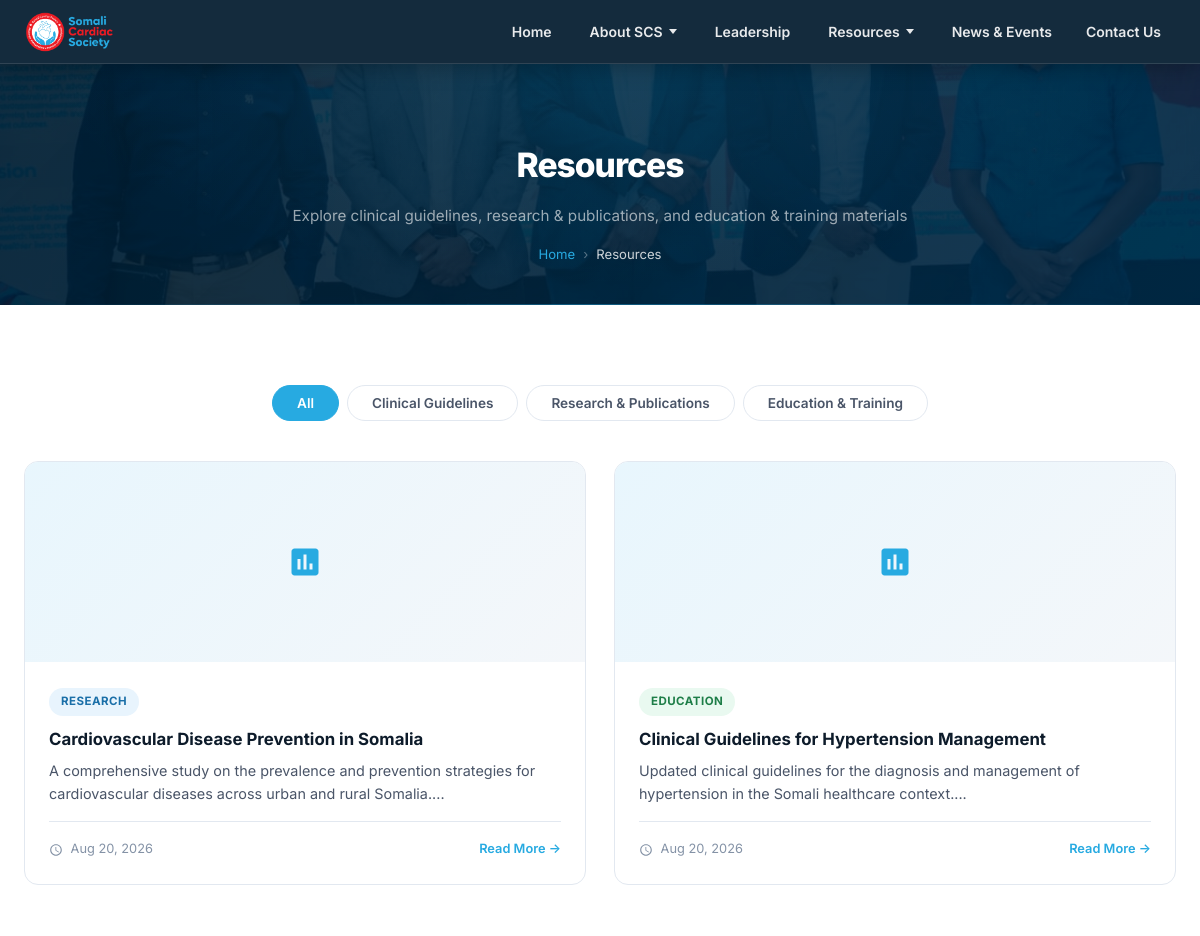
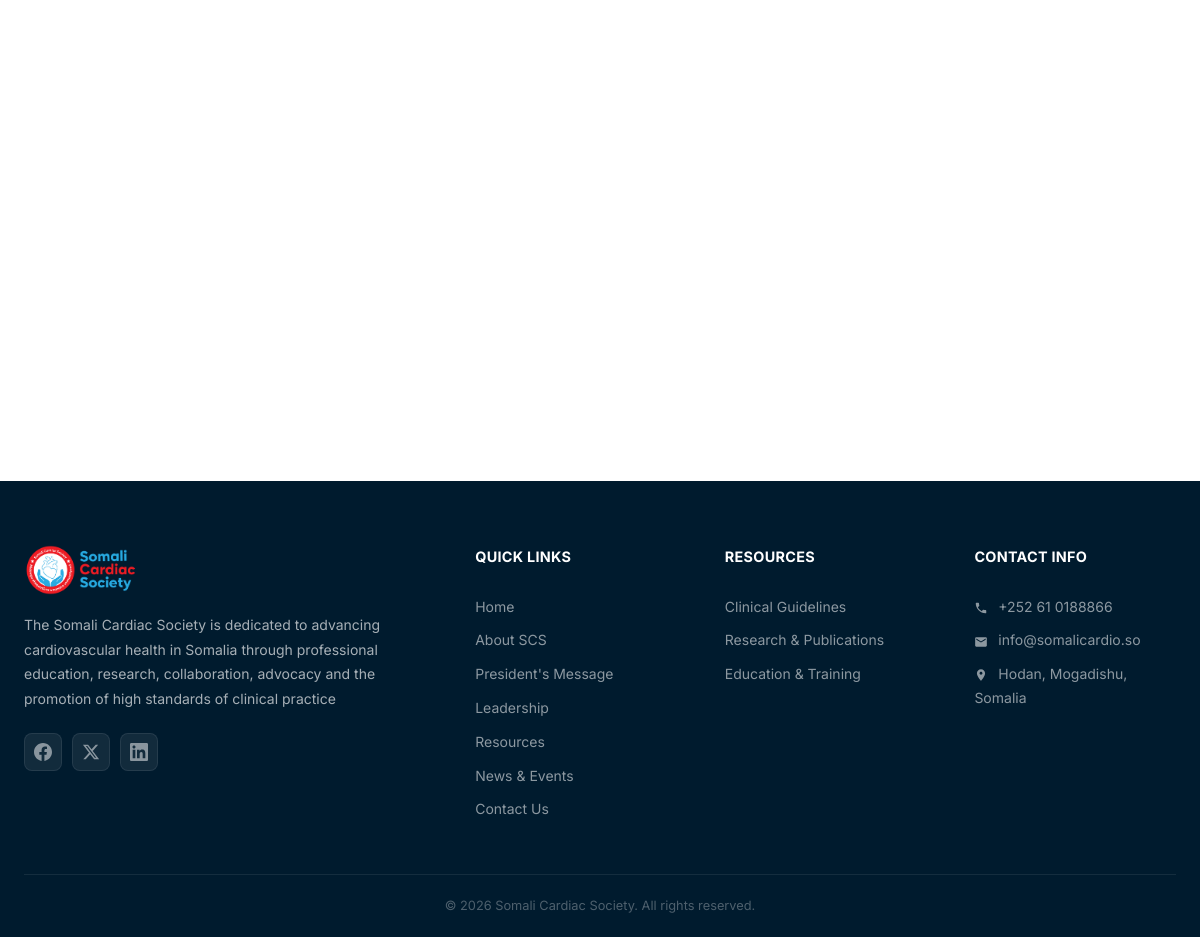
The app's page /resources.php with its own data (2 pictures, top to bottom).
### tables this page shows
CREATE TABLE IF NOT EXISTS `content` (
    `id` INT AUTO_INCREMENT PRIMARY KEY,
    `title` VARCHAR(255) NOT NULL,
    `slug` VARCHAR(255) NOT NULL UNIQUE,
    `category` VARCHAR(50) NOT NULL,
    `summary` TEXT DEFAULT NULL,
    `body` TEXT DEFAULT NULL,
    `feature_image` VARCHAR(255) DEFAULT NULL,
    `event_date` DATE DEFAULT NULL,
    `author` VARCHAR(100) DEFAULT NULL,
    `is_published` TINYINT(1) NOT NULL DEFAULT 0,
    `created_at` TIMESTAMP DEFAULT CURRENT_TIMESTAMP,
    `updated_at` TIMESTAMP DEFAULT CURRENT_TIMESTAMP ON UPDATE CURRENT_TIMESTAMP,
    INDEX `idx_category` (`category`),
    INDEX `idx_published` (`is_published`),
    INDEX `idx_slug` (`slug`),
    INDEX `idx_event_date` (`event_date`)
);

### config/auth.php (called while the page is built, shortened)
<?php
function e(string|null $string): string {
    return htmlspecialchars($string ?? '', ENT_QUOTES, 'UTF-8');
}

### resources.php (the view, shortened to what this page needs)
<?php
require_once __DIR__ . '/config/auth.php';
$category = isset($_GET['category']) ? trim($_GET['category']) : null;
$slug = isset($_GET['slug']) ? trim($_GET['slug']) : null;
try {
    $db = getDB();
    if ($slug) {
        $stmt = $db->prepare("SELECT * FROM content WHERE slug = :slug AND is_published = 1 LIMIT 1");
        $stmt->execute([':slug' => $slug]);
        $article = $stmt->fetch();
        if (!$article) {
            header('Location: resources.php');
            exit;
        }
        $pageTitle = $article['title'];
    } else {
        $stmt = $db->query("SELECT * FROM content WHERE is_published = 1 AND category NOT IN ('news', 'events') ORDER BY created_at DESC");
        $allContent = $stmt->fetchAll();
    }
} catch (Exception $ex) {
    $allContent = [];
    $article = null;
}
include __DIR__ . '/includes/header.php';
?>
<?php if (isset($article) && $article): ?>
<div class="page-header">
    <div class="container">
        <h1 style="font-size:1.8rem;max-width:700px;margin:0 auto;"><?php echo e($article['title']); ?></h1>
        <div class="breadcrumb">
            <a href="index.php">Home</a>
            <span>›</span>
            <a href="resources.php">Resources</a>
            <span>›</span>
            <span style="color:rgba(255,255,255,0.8);"><?php echo e(ucfirst($article['category'])); ?></span>
        </div>
    </div>
</div>
<section class="section">
    <div class="container">
        <div class="content-detail fade-in">
            <?php if ($article['feature_image']): ?>
                <img src="<?php echo UPLOADS_URL . '/' . e($article['feature_image']); ?>" alt="<?php echo e($article['title']); ?>" class="feature-img">
            <?php endif; ?>
            <div class="meta">
                <span class="card-badge badge-<?php echo e($article['category']); ?>"><?php echo e(ucfirst($article['category'])); ?></span>
                <span>
                    <svg width="14" height="14" fill="currentColor" viewBox="0 0 24 24" style="vertical-align:middle;margin-right:4px;"><path d="M11.99 2C6.47 2 2 6.48 2 12s4.47 10 9.99 10C17.52 22 22 17.52 22 12S17.52 2 11.99 2zM12 20c-4.42 0-8-3.58-8-8s3.58-8 8-8 8 3.58 8 8-3.58 8-8 8zm.5-13H11v6l5.25 3.15.75-1.23-4.5-2.67z"/></svg>
                    <?php echo date('F d, Y', strtotime($article['created_at'])); ?>
                </span>
                <?php if ($article['author']): ?>
                <span>
                    <svg width="14" height="14" fill="currentColor" viewBox="0 0 24 24" style="vertical-align:middle;margin-right:4px;"><path d="M12 12c2.21 0 4-1.79 4-4s-1.79-4-4-4-4 1.79-4 4 1.79 4 4 4zm0 2c-2.67 0-8 1.34-8 4v2h16v-2c0-2.66-5.33-4-8-4z"/></svg>
                    <?php echo e($article['author']); ?>
                </span>
                <?php endif; ?>
            </div>
            <div class="body">
                <?php echo nl2br(e($article['body'])); ?>
            </div>
            <div style="margin-top:40px;padding-top:24px;border-top:1px solid var(--border-color);">
                <a href="resources.php" class="btn btn-outline">← Back to Resources</a>
            </div>
        </div>
    </div>
</section>
<?php else: ?>
<div class="page-header" style="background: linear-gradient(135deg, rgba(0,27,46,0.9), rgba(0,40,69,0.92)), url('<?php echo SITE_URL; ?>/images/profile.jpeg') center/cover no-repeat;">
    <div class="container">
        <h1>Resources</h1>
        <p>Explore clinical guidelines, research & publications, and education & training materials</p>
        <div class="breadcrumb">
            <a href="index.php">Home</a>
            <span>›</span>
            <span style="color:rgba(255,255,255,0.8);">Resources</span>
        </div>
    </div>
</div>
<section class="section">
    <div class="container">
        <div class="filter-tabs fade-in">
            <button class="filter-tab <?php echo (!$category || $category === 'all') ? 'active' : ''; ?>" data-filter="all">All</button>
            <button class="filter-tab <?php echo ($category === 'guidelines') ? 'active' : ''; ?>" data-filter="guidelines">Clinical Guidelines</button>
            <button class="filter-tab <?php echo ($category === 'research') ? 'active' : ''; ?>" data-filter="research">Research &amp; Publications</button>
            <button class="filter-tab <?php echo ($category === 'education') ? 'active' : ''; ?>" data-filter="education">Education &amp; Training</button>
        </div>
        <?php if (!empty($allContent)): ?>
        <div class="content-grid" style="grid-template-columns: repeat(2, 1fr);">
            <?php foreach ($allContent as $item): ?>
            <div class="card fade-in" data-category="<?php echo e($item['category']); ?>" style="transition: opacity 0.3s, transform 0.3s;">
                <?php if ($item['feature_image']): ?>
                    <img src="<?php echo UPLOADS_URL . '/' . e($item['feature_image']); ?>" alt="<?php echo e($item['title']); ?>" class="card-image">
                <?php else: ?>
                    <div class="card-image" style="display:flex;align-items:center;justify-content:center;background:linear-gradient(135deg,var(--primary-blue-light),var(--bg-gray));">
                        <svg width="36" height="36" fill="var(--primary-blue)" viewBox="0 0 24 24"><path d="M19 3H5c-1.1 0-2 .9-2 2v14c0 1.1.9 2 2 2h14c1.1 0 2-.9 2-2V5c0-1.1-.9-2-2-2zM9 17H7v-7h2v7zm4 0h-2V7h2v10zm4 0h-2v-4h2v4z"/></svg>
                    </div>
                <?php endif; ?>
                <div class="card-body">
                    <span class="card-badge badge-<?php echo e($item['category']); ?>"><?php echo e(ucfirst($item['category'])); ?></span>
                    <h3 class="card-title"><?php echo e($item['title']); ?></h3>
                    <p class="card-text"><?php echo e(substr($item['summary'] ?? '', 0, 140)); ?>...</p>
                    <div class="card-meta">
                        <span>
                            <svg width="14" height="14" fill="currentColor" viewBox="0 0 24 24" style="vertical-align:middle;margin-right:4px;"><path d="M11.99 2C6.47 2 2 6.48 2 12s4.47 10 9.99 10C17.52 22 22 17.52 22 12S17.52 2 11.99 2zM12 20c-4.42 0-8-3.58-8-8s3.58-8 8-8 8 3.58 8 8-3.58 8-8 8zm.5-13H11v6l5.25 3.15.75-1.23-4.5-2.67z"/></svg>
                            <?php echo date('M d, Y', strtotime($item['created_at'])); ?>
                        </span>
                        <a href="resources.php?slug=<?php echo e($item['slug']); ?>" style="color:var(--primary-blue);font-weight:600;margin-left:auto;">Read More →</a>
                    </div>
                </div>
            </div>
            <?php endforeach; ?>
        </div>
        <?php endif; ?>
    </div>
</section>
<?php endif; ?>
<?php include __DIR__ . '/includes/footer.php'; ?>

### assets/css/style.css (style rules this page uses)
:root { --primary-blue: #27AAE1; --primary-blue-dark: #1a8bbf; --primary-blue-light: #e8f6fd; --primary-blue-mid: #d0ecf8; --primary-red: #ED1C24; --primary-red-dark: #c4161e; --primary-red-light: #fde8e9; --bg-white: #FFFFFF; --bg-gray: #F4F7FA; --bg-dark: #001B2E; --bg-dark-mid: #002845; --text-primary: #0D1B2A; --text-secondary: #4A5568; --text-light: #8492A6; --text-white: #FFFFFF; --border-color: #E2E8F0; --shadow-sm: 0 1px 3px rgba(0,0,0,0.07); --shadow-md: 0 4px 18px rgba(0,0,0,0.09); --shadow-lg: 0 12px 40px rgba(0,0,0,0.12); --shadow-xl: 0 24px 64px rgba(0,0,0,0.15); --shadow-blue: 0 8px 32px rgba(39,170,225,0.25); --radius-sm: 8px; --radius-md: 14px; --radius-lg: 20px; --radius-xl: 28px; --transition: all 0.3s cubic-bezier(0.4, 0, 0.2, 1); --max-width: 1200px; --nav-height: 64px; }
*, *::before, *::after { box-sizing: border-box; margin: 0; padding: 0; }
html { scroll-behavior: smooth; font-size: 16px; }
body { font-family: 'Inter', -apple-system, BlinkMacSystemFont, sans-serif; color: var(--text-primary); background: var(--bg-white); line-height: 1.7; -webkit-font-smoothing: antialiased; overflow-x: hidden; }
a { text-decoration: none; color: inherit; transition: var(--transition); }
.container { width: 100%; max-width: var(--max-width); margin: 0 auto; padding: 0 24px; }
.section { padding: 80px 0; }
.card { background: var(--bg-white); border-radius: var(--radius-md); border: 1px solid var(--border-color); overflow: hidden; transition: var(--transition); }
.card-image { width: 100%; height: 200px; object-fit: cover; background: linear-gradient(135deg, var(--primary-blue-light), var(--bg-gray)); }
.card-body { padding: 24px; }
.card-badge { display: inline-block; padding: 4px 12px; border-radius: 50px; font-size: 0.72rem; font-weight: 700; text-transform: uppercase; margin-bottom: 12px; letter-spacing: 0.04em; }
.badge-research { background: #E8F4FD; color: #1a6fa8; }
.badge-education { background: #E9F9F0; color: #1e7e48; }
.card-title { font-size: 1.05rem; font-weight: 700; margin-bottom: 8px; color: var(--text-primary); line-height: 1.4; }
.card-text { font-size: 0.9rem; color: var(--text-secondary); line-height: 1.6; }
.card-meta { display: flex; align-items: center; gap: 16px; margin-top: 16px; padding-top: 16px; border-top: 1px solid var(--border-color); font-size: 0.8rem; color: var(--text-light); }
.content-grid { display: grid; grid-template-columns: repeat(3,1fr); gap: 28px; }
.page-header { padding: 72px 0 40px; margin-top: var(--nav-height); background: linear-gradient(135deg, var(--bg-dark) 0%, var(--bg-dark-mid) 100%); text-align: center; position: relative; overflow: hidden; }
.page-header::before { content: ''; position: absolute; inset: 0; background: radial-gradient(ellipse at 50% 0%, rgba(39,170,225,0.12), transparent 65%); }
.page-header::after { content: ''; position: absolute; bottom: 0; left: 0; right: 0; height: 1px; background: linear-gradient(90deg, transparent, rgba(39,170,225,0.4), transparent); }
.page-header h1 { font-size: 2.1rem; font-weight: 800; color: #fff; margin-bottom: 10px; position: relative; letter-spacing: -0.03em; }
.page-header p { color: rgba(255,255,255,0.6); font-size: 0.95rem; position: relative; }
.breadcrumb { display: flex; align-items: center; justify-content: center; gap: 8px; margin-top: 14px; font-size: 0.82rem; position: relative; }
.breadcrumb a { color: var(--primary-blue); }
.breadcrumb span { color: rgba(255,255,255,0.35); }
.filter-tabs { display: flex; gap: 8px; justify-content: center; margin-bottom: 40px; flex-wrap: wrap; }
.filter-tab { padding: 9px 24px; border-radius: 50px; border: 1.5px solid var(--border-color); font-size: 0.85rem; font-weight: 600; cursor: pointer; background: var(--bg-white); color: var(--text-secondary); transition: var(--transition); font-family: 'Inter', sans-serif; }
.filter-tab.active { background: var(--primary-blue); color: #fff; border-color: var(--primary-blue); }
.fade-in { opacity: 0; transform: translateY(28px); transition: all 0.65s cubic-bezier(0.4,0,0.2,1); }
.fade-in.visible { opacity: 1; transform: translateY(0); }

### records on screen
content: category "RESEARCH", title "Cardiovascular Disease Prevention in Somalia", summary "A comprehensive study on the prevalence and prevention strategies for cardiovascular diseases across urban and rural Somalia.", created_at "Aug 20, 2026"
content: category "EDUCATION", title "Clinical Guidelines for Hypertension Management", summary "Updated clinical guidelines for the diagnosis and management of hypertension in the Somali healthcare context.", created_at "Aug 20, 2026"
